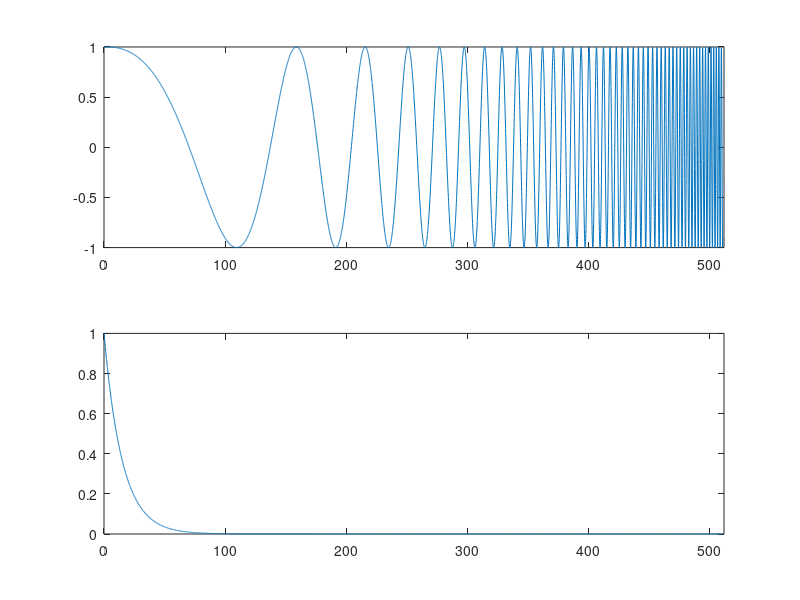
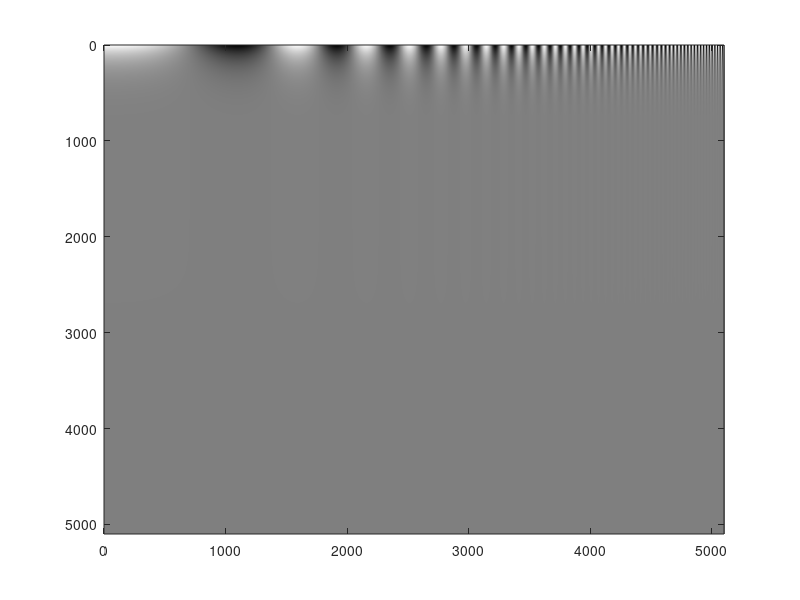

Write MATLAB code to recreate these figures, in order. (Note: this script raises an error after producing the figures.)


figure(1)

%Funcion sinuosoidal 
subplot(2,1,1);
x = (0 :0.1: 511);
k1 = 1.51793;
k2 = 10.3482e-3;
f = sin( k1 * exp(k2 * x ));
plot(x,f);
ylim([-1 1])
xlim([0 512])

% Funcion de atenuecion 
subplot(2,1,2);

y = (0 :0.1: 511);
k3 = 1/15;
g = exp(-k3 * y);
plot(y,g)
ylim([0 1])
xlim([0 512])

%Senoidal modulada
% A = y2^T y
A = (transpose(g) * f);


figure(2)

%MTF
imagesc(A)
colormap(gray(256))
%axis('off')
xlim([0 5100])
ylim([0 5100])
%Ditancia entre cada pixel

[x,y]= getpts;

